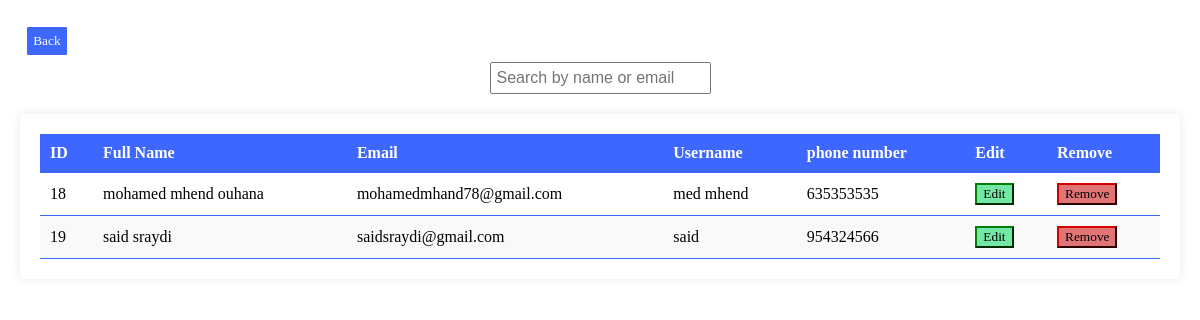
/admin/users.php, run on the app's committed database.
### tables this page shows
CREATE TABLE `users` (
  `id` int(11) NOT NULL,
  `fullname` varchar(50) NOT NULL,
  `email` varchar(50) NOT NULL,
  `username` varchar(50) NOT NULL,
  `password` varchar(250) NOT NULL,
  `phone_number` int(20) NOT NULL
);

### admin/users.php (the view, shortened to what this page needs)
<!DOCTYPE html>
<html lang="en">
<head>
</head>
<body>
<div class="headd">
    <button onclick="window.location.href = 'index.php'">Back</button>
</div>
<form name="searchForm" class="searchForm" onsubmit="return searchUser(event)">
    <input type="text" name="searchUser" id="searchUser" placeholder="Search by name or email">
</form>
<div class="table-container">
    <table class="UsersTable">
        <thead>
            <tr>
                <th>ID</th>
                <th>Full Name</th>
                <th>Email</th>
                <th>Username</th>
                <th>phone number</th>
                <th>Edit</th>
                <th>Remove</th>
            </tr>
        </thead>
        <tbody>
        <?php
$servername = 'localhost';
$username = 'root';
$password = "";
$dbname = 'tours';
try {
    $connection = new PDO("mysql:host=$servername;dbname=$dbname", $username, $password);
    $connection->setAttribute(PDO::ATTR_ERRMODE, PDO::ERRMODE_EXCEPTION);
    $sql = "SELECT * FROM users";
    $stmt = $connection->prepare($sql);
    $stmt->execute();
    $results = $stmt->fetchAll();
    foreach($results as $result){
        echo "<tr>
            <td>{$result['id']}</td>
            <td>{$result['fullname']}</td>
            <td>{$result['email']}</td>
            <td>{$result['username']}</td>
            <td>{$result['phone_number']}</td>
            <td><button class='edit'><a href='EditUserPage.php?id={$result['id']}'>Edit</a></button></td>
            <td><button class='remove'><a href='RemoveUserPage.php?id={$result['id']}'>Remove</a></button></td>
        </tr>";
    }
} catch(PDOException $e) {
    echo "Error: " . $e->getMessage();
}
?>
        </tbody>
    </table>
</div>
</body>
</html>

### admin/users.php (style rules this page uses)
body { font-family: Arial, sans-serif; margin: 0; padding: 20px; background-color: white; font-family: 'ExtraBold'; }
.table-container { max-width: 100%; overflow-x: auto; background-color: white; padding: 20px; border-radius: 5px; box-shadow: 0 0 10px rgba(0, 0, 0, 0.1); }
table { width: 100%; border-collapse: collapse; margin: 0 auto; table-layout: auto; }
th, td { padding: 10px; text-align: left; border-bottom: 1px solid #3D67FF; }
th { background-color: #3D67FF; color: white; }
tr:nth-child(even) { background-color: #f9f9f9; }
button { cursor: pointer; font-family: 'ExtraBold'; }
.edit { background-color: rgb(115, 232, 166); border-color: green; }
.remove { background-color: rgb(225, 116, 116); border-color: #800000; }
a { text-decoration: none; color: black; }
.headd { padding: 0.6vw; }
.headd > button { background-color: #3D67FF; color: white; border: none; padding: 0.5vw; border-radius: 0.1vw; font-family: 'ExtraBold'; }
.searchForm { display: flex; justify-content: center; margin-bottom: 20px; }
.searchForm input[type="text"] { padding: 5px; font-size: 16px; }

### data on the page
users: id "18", fullname "mohamed mhend ouhana", email "mohamedmhand78@gmail.com", username "med mhend", phone_number "635353535"
users: id "19", fullname "said sraydi", email "saidsraydi@gmail.com", username "said", phone_number "954324566"
